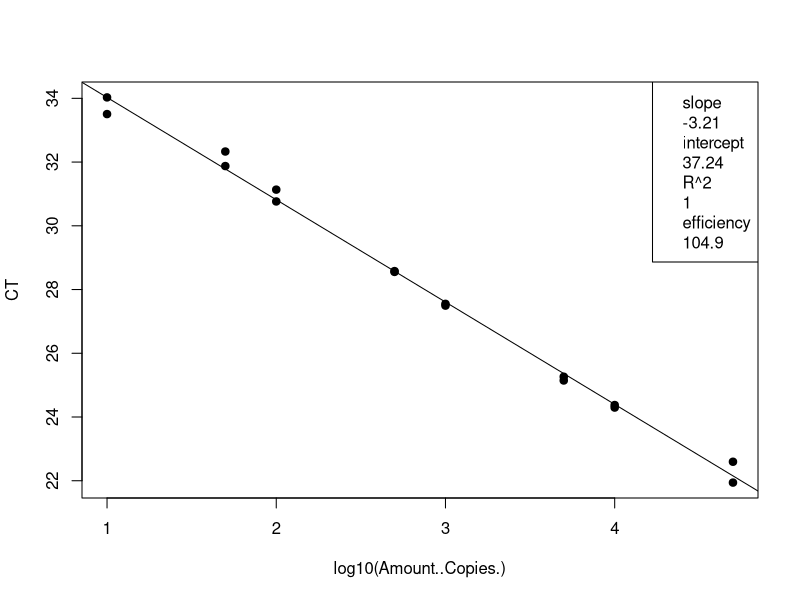
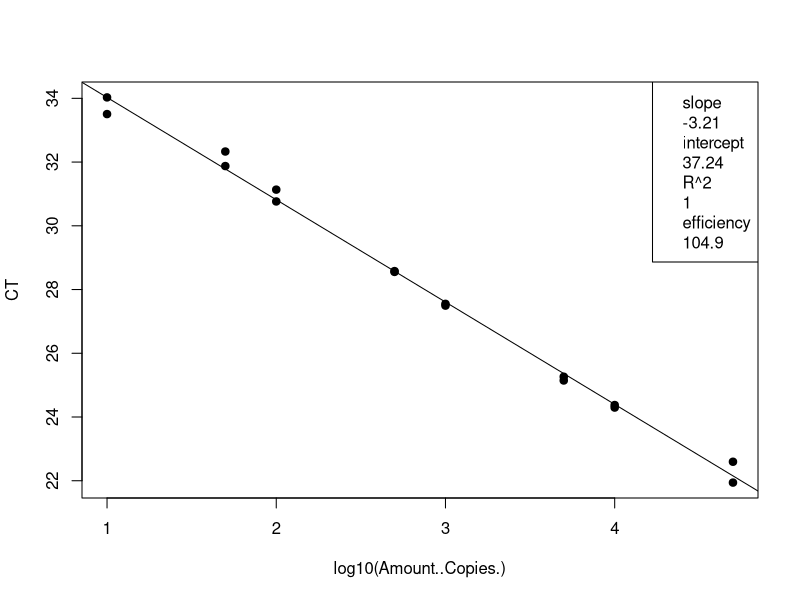
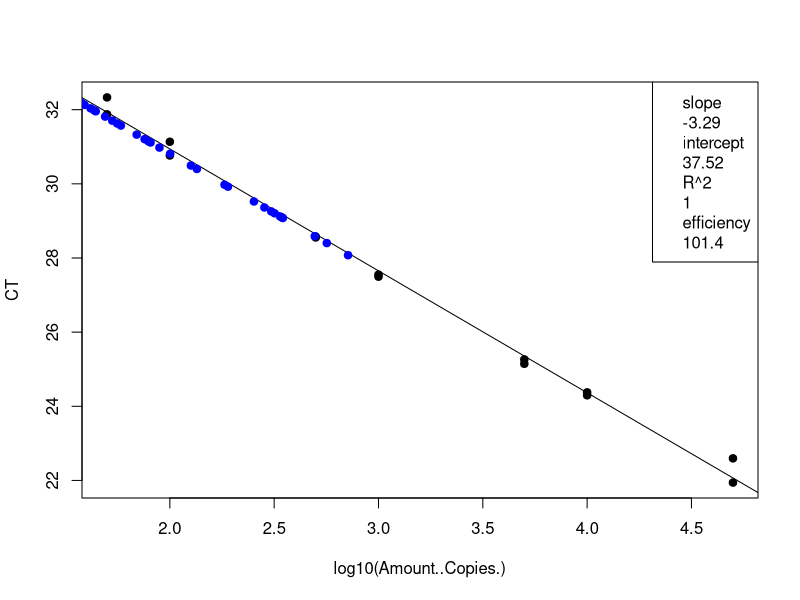
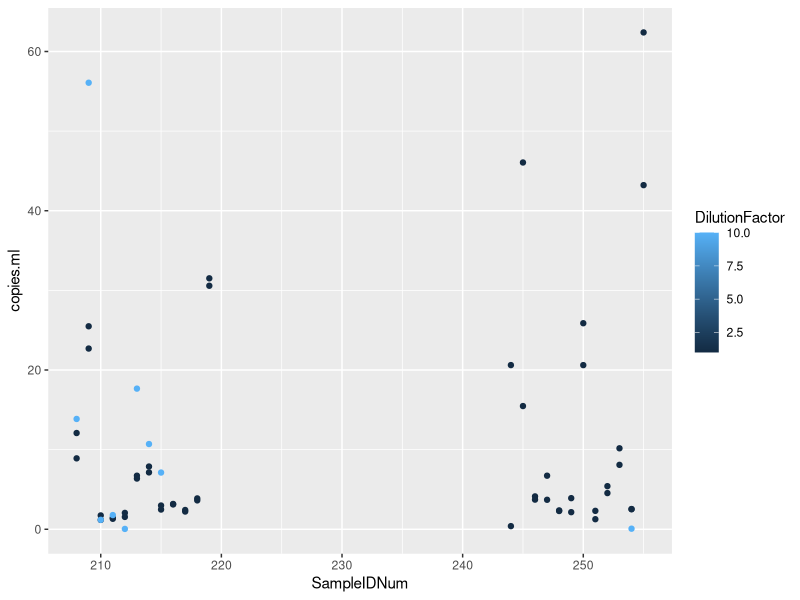

Generate these figures, in order, with R:
## ---- chunk 1
knitr::opts_chunk$set(echo = TRUE)

## ---- chunk 2
# load the data (note data file must be in this repository)
data <- read.csv("Plate7_Entero_qPCRConversion.csv")
View(data)

# clean up the data file (there is some stuff at the bottom and extra blank rows)
#data <- data[-68:-70,] # This removes rows 92-95
View(data)

# assign to the correct data class #warning message about NAs is OK
class(data$CT) # check the data class type
data$CT <- as.numeric(as.character(data$CT)) # change to numeric
data$Amount..Copies. <- as.numeric(as.character(data$Amount..Copies.)) # change to numeric
## ---- chunk 3
# linear regression of standard curve
standards = data[1:16,]
standardCurve <- lm(CT ~ log10(Amount..Copies.), data = standards)
  
standardCurvePlot <- plot(CT ~ log10(Amount..Copies.), data = standards, pch=19) 
abline(coef(standardCurve)) 
legend("topright", legend=c(paste= "slope", round(standardCurve$coefficients[2], 2), 
                            paste= "intercept", round(standardCurve$coefficients[1], 2), 
                            paste= "R^2", round(summary(standardCurve)$r.squared, 2),
                            paste = "efficiency", round((10^(-1/standardCurve$coefficients[2])-1)*100, 1)))
## ---- chunk 4
# remove standards that sucked and redo analysis NOT NEEDED 21 Jan 2020
#standards <- standards[-15:-16,] # uncomment this line and change which rows to remove
standardCurve <- lm(CT ~ log10(Amount..Copies.), data = standards)

standardCurvePlot <- plot(CT ~ log10(Amount..Copies.), data = standards, pch=19)
abline(coef(standardCurve))
col = "blue"
legend("topright", legend=c(paste= "slope", round(standardCurve$coefficients[2], 2),
                            paste= "intercept", round(standardCurve$coefficients[1], 2),
                            paste= "R^2", round(summary(standardCurve)$r.squared, 2),
                            paste = "efficiency", round((10^(-1/standardCurve$coefficients[2])-1)*100, 1)))
## ---- chunk 5
# data set of unknowns including info on standard curve
#unknowns = subset(data, Name == "UNKNOWN")
unknowns = data[17:88,]
#unknowns <- unknowns[-1:-3,] # uncomment this line and change which rows to remove if these samples were outside of the standard curve

# add new columns to the data table
unknowns$plate_num = 1 #change to the actual plate number
unknowns$standard_slope = standardCurve$coefficients[2]
unknowns$standard_intercept = standardCurve$coefficients[1]
unknowns$R2 = summary(standardCurve)$r.squared
unknowns$efficiency =  (10^(-1/standardCurve$coefficients[2])-1)*100
  
# add a new column that interpolates copies/well from Ct for the unknowns
unknowns$log.copies.well = ((unknowns$CT - standardCurve$coefficients[1])/standardCurve$coefficients[2])
unknowns$copies.well = 10^unknowns$log.copies.well

# copies/ul extract accounting for dilution factor
vol.well = 3 #qPCR template volume in ul
unknowns$vol.well = vol.well
unknowns$copies.ul = ((unknowns$copies.well/vol.well)*unknowns$DilutionFactor)

# copies/extraction
vol.elution = 110 #DNA extraction elution volume in ul
unknowns$vol.elution = vol.elution
unknowns$copies.extraction = (unknowns$copies.ul*vol.elution)

# copies/ml #Volume is volume of sample filtered in mL
unknowns$copies.ml = (unknowns$copies.extraction/unknowns$Volume)


## ---- chunk 6
standards <- standards[-15:-16,] # uncomment this line and change which rows to remove
standardCurve <- lm(CT ~ log10(Amount..Copies.), data = standards)

standardCurvePlot <- plot(CT ~ log10(Amount..Copies.), data = standards, pch=19)
abline(coef(standardCurve))
col = "blue"
legend("topright", legend=c(paste= "slope", round(standardCurve$coefficients[2], 2),
                            paste= "intercept", round(standardCurve$coefficients[1], 2),
                            paste= "R^2", round(summary(standardCurve)$r.squared, 2),
                            paste = "efficiency", round((10^(-1/standardCurve$coefficients[2])-1)*100, 1)))

unknowns = unknowns[1:72,]
standardCurve <- lm(CT ~ log10(copies.well), data = unknowns)

standardCurvePlot <- points(CT ~ log10(copies.well), data = unknowns, pch=19, col = "blue")


#abline(coef(standardCurve))
#legend("topright", legend=c(paste= "slope", round(standardCurve$coefficients[2], 2),
                            #paste= "intercept", round(standardCurve$coefficients[1], 2),
                            #paste= "R^2", round(summary(standardCurve)$r.squared, 2),
                            #paste = "efficiency", round((10^(-1/standardCurve$coefficients[2])-1)*100, 1)))
## ---- chunk 7
# make a plot that compares the diluted to undiluted replicates for each sample including dilution factor
library("ggplot2")
unknowns$SampleIDNum <- as.numeric(as.character(unknowns$SampleIDNum)) # change to numeric
replicates = unknowns[1:72,]
#replicates <- replicates[-18,] # This removes rows (B11)
#replicates <- replicates[-32,] # This removes rows (D8)
#replicates <- replicates[-55,] # This removes rows (G5)
qplot(SampleIDNum,copies.ml, data=replicates, col=DilutionFactor)
## ---- chunk 8
# write csv file
write.csv(unknowns, file = "Plate7_Entero_ConvertedData.csv", row.names=FALSE, na="")

# average the replicates (if not strongly inhibited) and make a new file
averaged = unknowns[1:72,]
averaged$averaged <- tapply(unknowns$copies.ml, unknowns$SampleIDNum, mean)
write.csv(averaged, file = "Plate7_Entero_Averaged.csv", row.names=FALSE, na="")
